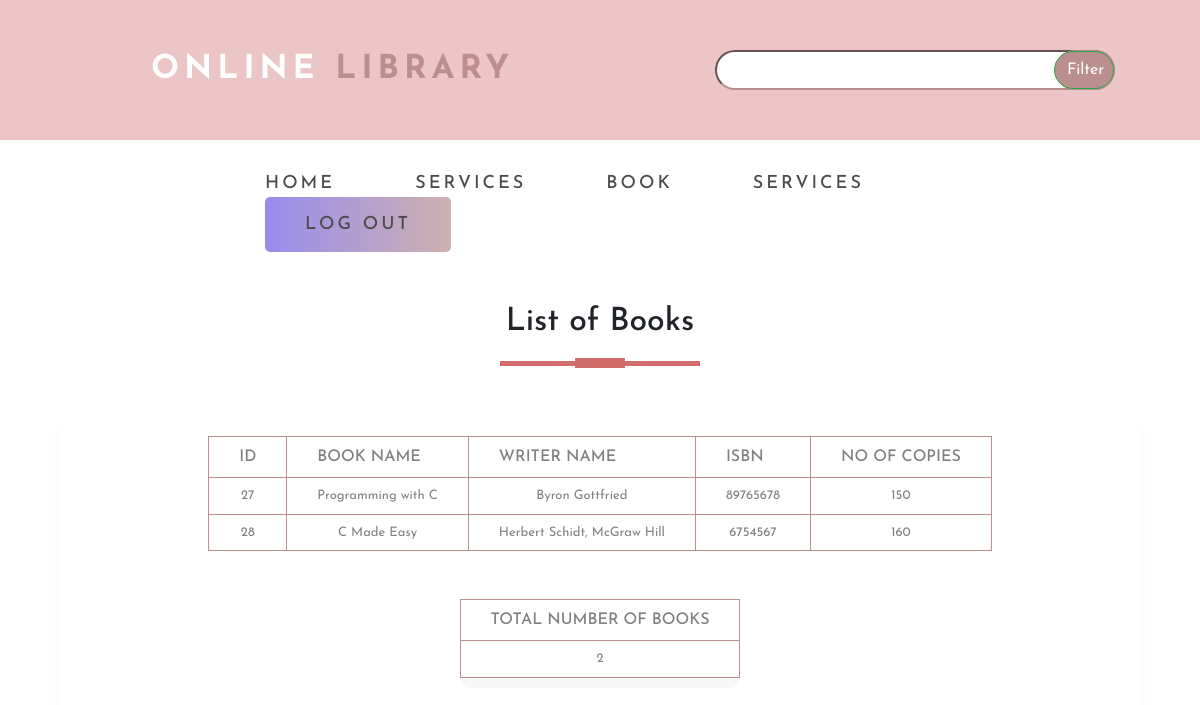
/php/ipe.php, run on the app's committed database.
### tables this page shows
CREATE TABLE `book1` (
  `id` int(255) NOT NULL,
  `isbn` int(255) NOT NULL,
  `name` text NOT NULL,
  `writer` text NOT NULL,
  `category` text NOT NULL,
  `image` varchar(1000) NOT NULL,
  `count` int(255) NOT NULL,
  `link` varchar(1000) NOT NULL
);

### php/ipe.php (the view, shortened to what this page needs)
<!DOCTYPE html>
<html>
<head>
  <link rel="stylesheet" type="text/css" href="../css/booktype.css">
  <link rel="stylesheet" href="https://maxcdn.bootstrapcdn.com/bootstrap/4.5.2/css/bootstrap.min.css">
<link rel="stylesheet" href="https://cdnjs.cloudflare.com/ajax/libs/font-awesome/4.7.0/css/font-awesome.min.css" />
</head>
<body>
<div class="ratri">
     <div class="row">
       <div class="col-md-6">
         <div class="navbar">
         <div class="logo">
                <a href="indexnew.php">Online<span> Library</span></a>
            </div>
         </div>
       </div>
       <div class="col-md-6">
       <form action="book.php"  method="post" >
            <div class="search">
            <div class="s1">
                <div class="s2">
                    <input type="text" class="input"  name="valueToSearch" >
                    <div class="btn btn_common">
                    <input type="submit" class="btn btn-success" name="search" value="Filter">
                    </div>
                </div>
            </div>
        </div>
            </form>
       </div>
     </div>
   </div>
   <section id="nav">
     <div class="container">
     <div class="menu">
                <ul>
                    <li class="r1">
                        <a href="adminindex.php">Home</a></li>
                        <li><a href="aboutdemo.php">Services</a></li>
                       <li> <a href="book.php">Book</a></li>
                       <li> <a href="servicedemo.php">Services</a></li>
                       <li class="reg-btn"> <a href="logout.php">Log out</a></li>
                </ul>
            </div>
</section>
<div class="main-div">
    <h2 class="title text-center">List of Books</h2>
    <div class="center-div">
        <div class="table-responsive">
            <table>
                <thead>
                    <tr>
                        <th>ID</th>
                        <th>Book Name</th>
                        <th>Writer Name</th>
                        <th>ISBN</th>
                        <th>No of Copies</th>
                    </tr>
                </thead>
                <tbody>
                <?php
include 'connection.php';
$sql="select count(*) as total from book1 where category='IPE'";
$result= mysqli_query($con,$sql);
while($res=mysqli_fetch_array($result))
{
  $output=$res['total'];
}
$selectquery="select * from book1 where category='IPE'";
$query=mysqli_query($con,$selectquery);
while($res=mysqli_fetch_array($query))
{
    ?>
    <tr>
    <td><?php echo $res['id']?></td>
    <td><?php echo $res['name']?></td>
    <td><?php echo $res['writer']?></td>
    <td><?php echo $res['isbn']?></td>
    <td><?php echo $res['count']?></td>
</tr>
<?php
}
?>
                </tbody>
            </table>
        </div>
        <div class="container">
        <br><br>
        <table>
        <thead>
                    <tr>
                        <th>Total Number Of Books</th>
                    </tr>
                </thead>
                <tr>
                <td><?php echo $output?></td>
                </tr>
        </table>
        </div>
</div>
</div>
</body>
</html>

### css/booktype.css (style rules this page uses)
* { margin:0; padding:0; box-sizing:border-box; font-family:'Josefin Sans',sans-serif; }
table { border-collapse:collapse; background-color:#fff; box-shadow:0 10px 0 rgba(0,0,0,.03); border-radius:10px; margin:auto; }
th,td { border:1px solid rosybrown; padding:8px 30px; text-align:center; color:grey; }
th { text-transform:uppercase; font-weight:500; text-align:center; }
td { font-size:13px; }
.main-div { width:100%; height:100vh; display:flex; flex-direction:column; justify-content:center; align-items:center; }
.main-div h2 { padding:5px; margin-top:25px; text-decoration:uppercase; }
.title::before { content:''; background:#7b1798; height:5px; width:200px; margin-left:auto; margin-right:auto; display:block; transform:translateY(63px); }
.title::after { content:''; background:#7b1798; height:10px; width:50px; margin-left:auto; margin-right:auto; margin-bottom:40px; display:block; transform:translateY(17px); }
.center-div { width:90%; height:80vh; padding:20px 0 0 0; box-shadow:0 10px 20px 0 rgba(0,0,0,.03); border-radius:10px; margin:auto; }
.ratri { padding-top: 30px; padding-left: 35px; padding-right: 35px; padding-bottom: 30px; background: rgb(236, 198, 198); }
.search .input { border-color: rosybrown; background-color: #fff; }
.s1 .s2 { position: relative; width: 400px; height: 40px; margin-left: 100px; top: 20px ; font-size: 33px; font-weight: 900; text-transform: uppercase; letter-spacing: 5px; }
.s1 .s2 .input { position: absolute; top: 0; left: 0; height: 100%; width: 100%; border-radius: 20px; font-size: 18px; padding-left: 10px; }
.s1 .s2 .btn { position: absolute; top: 0; right: 0; width: 60px; height: 100%; background: rosybrown; z-index: 1; cursor: pointer; border-bottom-right-radius: 20px; border-bottom-left-radius: 20px; border-top-left-radius: 20px; border-top-right-radius: 20px; }
.navbar { width:100%; height:80px; display:flex; justify-content: space-between; }
.navbar .logo a { margin-left: 100px; font-size: 33px; font-weight: 900; text-transform: uppercase; letter-spacing: 5px; color: #fff!important; }
.navbar .logo span { font-size: 33px; color: rosybrown; }
#nav { padding-top: 30px; padding-left: 250px; }
.menu ul li { display: inline-block; }
.menu ul li a { position: relative; color: black!important; opacity: 0.7; margin-right: 75px; font-size: 18px; font-weight: 500; display: flex; align-items: center; letter-spacing: 3px; text-transform: uppercase; }
.menu ul li a:after { position:absolute; left:0; top:35px; width:100%; height:4px; background: blue; content:''; opacity: 0; transition: all 0.3s; border-radius: 6px; }
.reg-btn a { display: block; padding: 14px 40px; font-size: 20px; font-weight: 200; background-image: linear-gradient(to right,#6c5ce7, rosybrown); margin-right: 100px; letter-spacing: 1px; border-radius: 5px; transition: all 0.3s; color:#fff!important; }
.title::before { content:''; background:rgb(209, 108, 108); height:5px; width:200px; margin-left:auto; margin-right:auto; display:block; transform:translateY(63px); }
.title::after { content:''; background:rgb(209, 108, 108); height:10px; width:50px; margin-left:auto; margin-right:auto; margin-bottom:40px; display:block; transform:translateY(17px); }

### data on the page
book1: id "27", name "Programming with C", writer "Byron Gottfried", isbn "89765678", count "150"
book1: id "28", name "C Made Easy", writer "Herbert Schidt, McGraw Hill", isbn "6754567", count "160"

### other printed values
$output "2"
